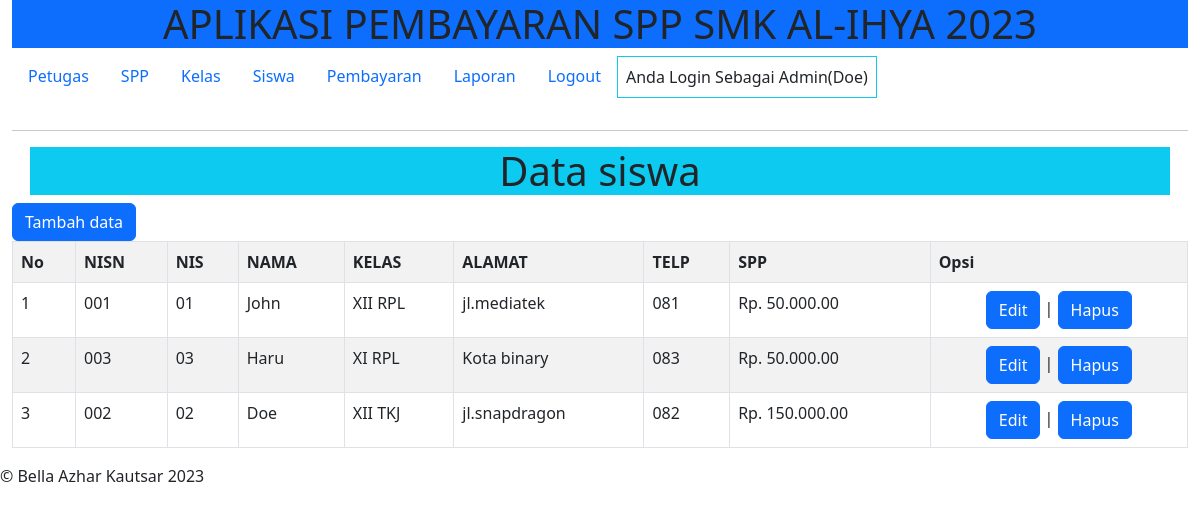
Screenshot of /index.php?page=Siswa (signed in) with the database file from the repository.
### tables this page shows
CREATE TABLE `siswa` (
  `nisn` char(10) NOT NULL,
  `nis` char(8) NOT NULL,
  `nama` varchar(32) NOT NULL,
  `id_kelas` int(11) NOT NULL,
  `alamat` text NOT NULL,
  `no_telp` varchar(13) NOT NULL,
  `id_spp` int(11) NOT NULL
);

CREATE TABLE `kelas` (
  `id_kelas` int(11) NOT NULL,
  `nama_kelas` varchar(50) NOT NULL,
  `kompetensi_keahlian` varchar(32) NOT NULL
);

CREATE TABLE `spp` (
  `id_spp` int(11) NOT NULL,
  `tahun` int(11) NOT NULL,
  `nominal` int(11) NOT NULL
);

### admin/siswa.php (the view)
<h1 class="container-md text-center bg-info ">Data siswa</h1>
<a href="?page=tambah_siswa" class="btn btn-primary">Tambah data</a>
<table class="table table-bordered table-striped">
	<tr>
		<th>No</th>
		<th>NISN</th>
		<th>NIS</th>
		<th>NAMA</th>
		<th>KELAS</th>
		<th>ALAMAT</th>
		<th>TELP</th>
		<th>SPP</th>
		<th>Opsi</th>
	</tr>
	<?php $no = 1;
	$query = $db->query("SELECT * FROM siswa,kelas,spp WHERE siswa.id_kelas = kelas.id_kelas AND siswa.id_spp = spp.id_spp ORDER by nama DESC");
	foreach ($query as $data) :
	?>
		<tr>
			<td><?= $no++; ?></td>
			<td><?= $data['nisn']; ?></td>
			<td><?= $data['nis']; ?></td>
			<td><?= $data['nama']; ?></td>
			<td><?= $data['nama_kelas'], ' ', $data['kompetensi_keahlian']; ?></td>
			<td><?= $data['alamat']; ?></td>
			<td><?= $data['no_telp']; ?></td>
			<td>Rp. <?= number_format($data['nominal'], 2, '.', '.'); ?></td>
			<td align="center"><a href="?page=edit_siswa&id=<?= $data['nisn'] ?>" class="btn btn-primary">Edit</a> | <a href="?page=hapus_siswa&id=<?= $data['nisn'] ?>" class="btn btn-primary" onclick="return confirm('Hapus?')">Hapus</a></td>
		</tr>
	<?php endforeach; ?>
</table>

### rows the page displays
siswa: nisn "001", nis "01", nama "John", id_kelas.nama_kelas "XII", id_kelas.kompetensi_keahlian "RPL", alamat "jl.mediatek", no_telp "081", id_spp.nominal "50.000.00"
siswa: nisn "003", nis "03", nama "Haru", id_kelas.nama_kelas "XI", id_kelas.kompetensi_keahlian "RPL", alamat "Kota binary", no_telp "083", id_spp.nominal "50.000.00"
siswa: nisn "002", nis "02", nama "Doe", id_kelas.nama_kelas "XII", id_kelas.kompetensi_keahlian "TKJ", alamat "jl.snapdragon", no_telp "082", id_spp.nominal "150.000.00"

### other values shown
$_SESSION['logname'] "Doe"
